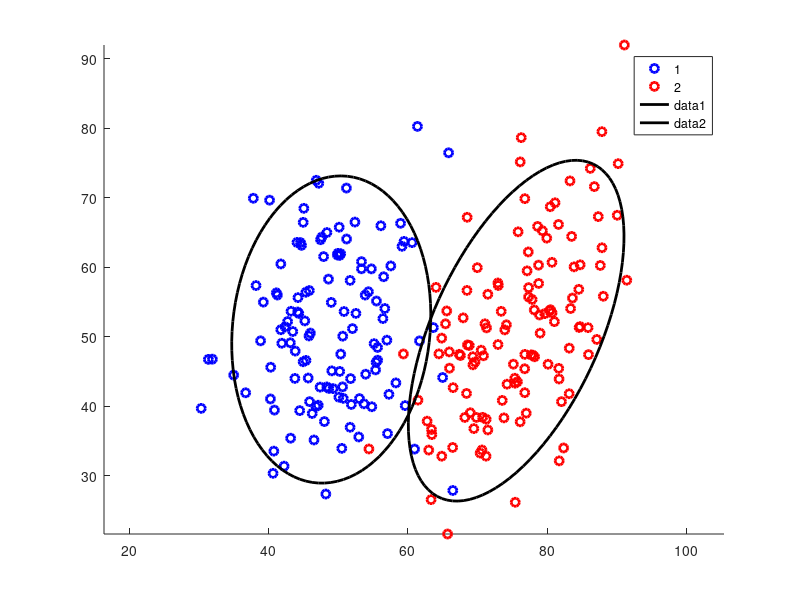

Reproduce this figure in MATLAB.
%# generate data
clear
close all
clc
set(0, 'DefaultLineLineWidth', 2);
%% Parameters 
num = 250;
mu1 = [50 50];
mu2 = [75 50];
cov1 = [0.1 0.03; 0.03 0.25]; cov1 = 10*cov1/det(cov1);
cov2 = [0.1 0.1; 0.1 0.25]; cov2 = 10*cov2/det(cov2);
%% Checks
if ~issymmetric(cov1) || ~issymmetric(cov2)
    error('Covariance matrices need to be symmetric')
end
if det(cov1) < 0 || det(cov2) <0
    error('Covariance matrices need to be positive definite')
end
%% Data generation
X = [ mvnrnd(mu1, cov1, num/2) ; ...
      mvnrnd(mu2, cov2, num/2)   ];
G = [1*ones(num/2,1) ; 2*ones(num/2,1)];
Gt = G + round(rand(num,1));
gscatter(X(:,1), X(:,2), G,'br','oo')
axis equal, hold on
%% Plot data
for k=1:2
    %# indices of points in this group
    idx = ( G == k );

    %# substract mean
    Mu = mean( X(idx,:) );
    X0 = bsxfun(@minus, X(idx,:), Mu);

    %# eigen decomposition [sorted by eigen values]
    [V D] = eig( X0'*X0 ./ (sum(idx)-1) );     %#' cov(X0)
    [D order] = sort(diag(D), 'descend');
    D = diag(D);
    V = V(:, order);

    t = linspace(0,2*pi,100);
    e = [cos(t) ; sin(t)];        %# unit circle
    VV = 2*V*sqrt(D);               %# scale eigenvectors
    e = bsxfun(@plus, VV*e, Mu'); %#' project circle back to orig space

    %# plot cov and major/minor axes
    i = rand;
    plot(e(1,:), e(2,:), 'Color','k');
    %#quiver(Mu(1),Mu(2), VV(1,1),VV(2,1), 'Color','k')
    %#quiver(Mu(1),Mu(2), VV(1,2),VV(2,2), 'Color','k')
end
Y = G; Y(Y==2) = -1;
%% Shuffle data
Z = [X Y];
Z = Z(randperm(size(Z,1)),:);
%% Save data
Y = Z(:,3); 
X = Z(:,1:2);
save('data2.mat','X','Y')

